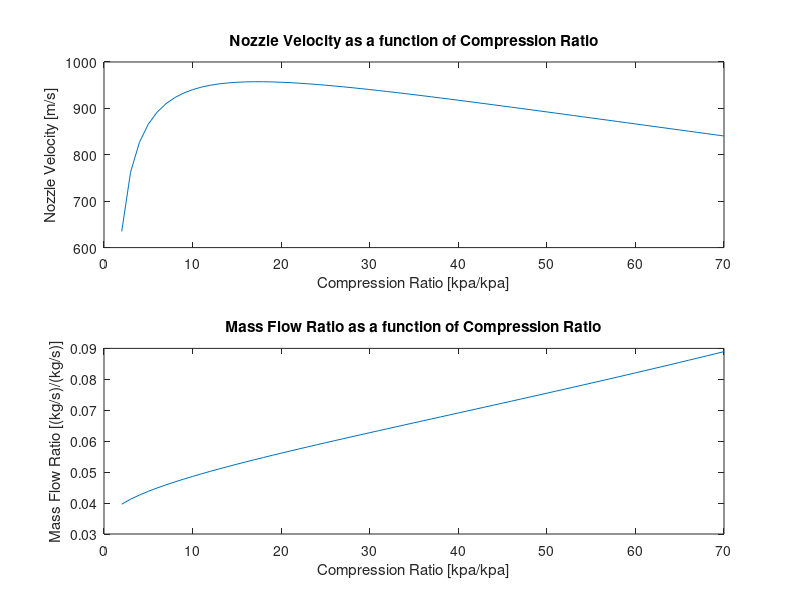

This figure's MATLAB source:

% Change these parameters depending on if on ground or at cruising altitude 
% STP if ground, T1 = 222 K, P1 = 23.8 kPa if at cruising speed.
T1 = 300;             % K
P1 = 100;             % kPa;

Wp = 400*1000*9.81; % Newtons
cp = 1000;            % kj/K
cv = 718;             % kj/K
k = cp/cv; 

Pe = 20;
E = 45000;            % kj/kg of fuel
T3 = 1500;            % K
P4 = P1;              % kPa
P5 = P1;              % kPa

rp = 2:70;           % compression ratio
P2 = P1 .*rp;         % kPa
P3 = P2;
% Use compression ratio and polytropic relations to get T2, T4, T5.
T2 = T1 .* rp.^((k-1)/k);      % K
% E.B. across turbine/ compressor
T4 = T3 + T1 - T2 + Pe/cp;     % K
% Polytropic relation
T5 = T3 * (P5./P3).^((k-1)/k); % K
% E.B. across nozzle
V5 = sqrt(2*cp.*(T4 - T5));    % m/s

% Mass flow from balance b/w weight of plane and thrust equation (NASA)
M_dot_a = Wp ./ V5;
% Work from turbine is the power needed + work from compressor
Wt = M_dot_a .* cp .* (T2-T1) + Pe;
Q_dot = M_dot_a .* cp .*(T4-T2) + Wt;

% you can calc. mass flow of fuel from heat needed in system
M_dot_f = Q_dot/E;
M_ratio = M_dot_a ./ M_dot_f;

fprintf('\nVelocity out = %g [m/s]\n', V5(rp == max(rp)))
fprintf('Total Mass flow = %g [kg/s]\n', M_dot_a(rp == max(rp)) + M_dot_f(rp == max(rp)))
fprintf('Rp = %g\n', max(rp))
fprintf('Mass Flow Ratio = %g \n', M_ratio(rp == max(rp)))
fprintf('Mass flow of f = %g [kg/s]\n', M_dot_f(rp == max(rp)))
fprintf('Mass flow of air = %g [kg/s]\n', M_dot_a(rp == max(rp)))

subplot(2,1,1)
plot(rp, V5)
title('Nozzle Velocity as a function of Compression Ratio')
xlabel('Compression Ratio [kpa/kpa]')
ylabel('Nozzle Velocity [m/s]')
subplot(2,1,2)
plot(rp, M_ratio)
title('Mass Flow Ratio as a function of Compression Ratio')
xlabel('Compression Ratio [kpa/kpa]')
ylabel('Mass Flow Ratio [(kg/s)/(kg/s)]')
